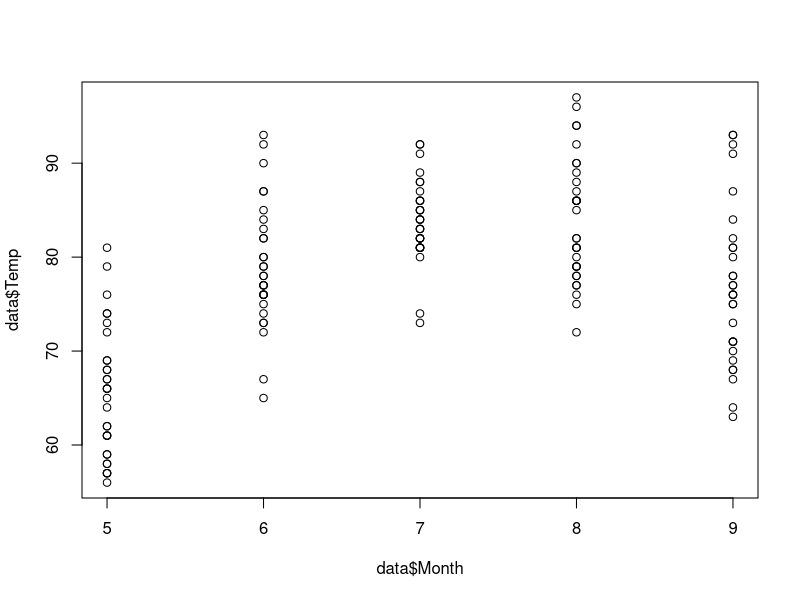
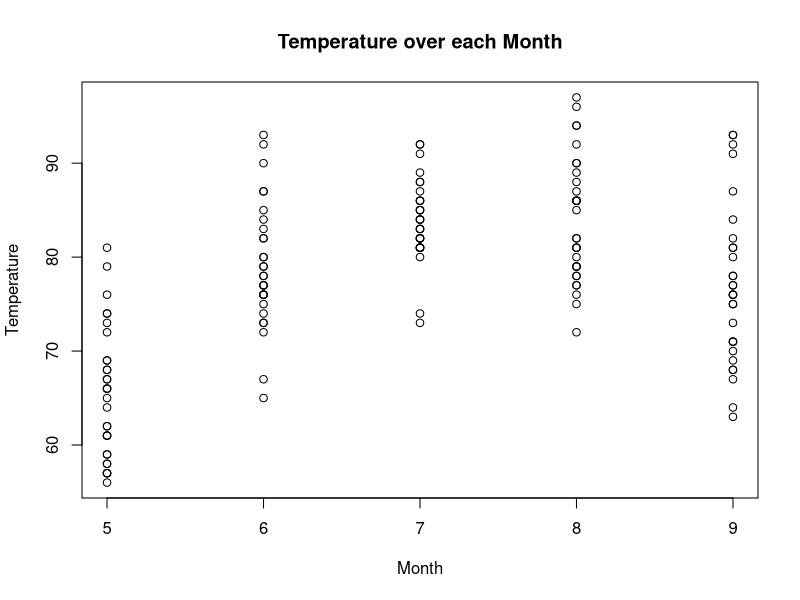
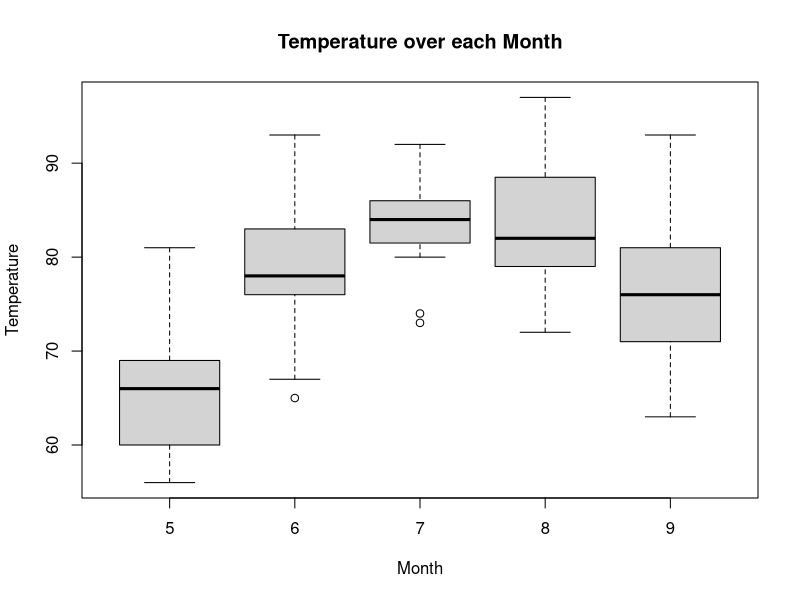
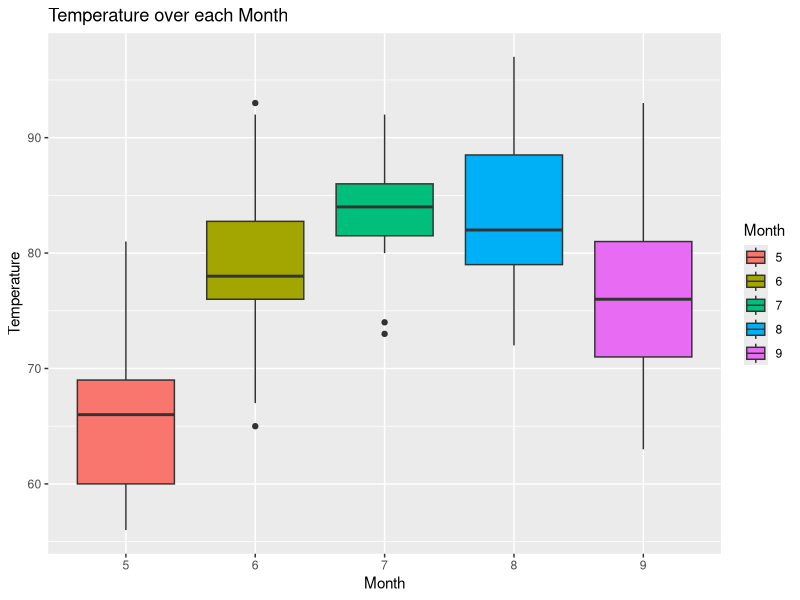

Write R code to recreate these figures, in order.
## ---- chunk 1
2+3
2-3
2*3
2^3
2/3
## ---- chunk 2

## ---- chunk 3
a <- 4
b <- 7
c <- 11
x <- 2+3 
y <- 2*3
z <- 2^3
## ---- chunk 4
runif(3, min=0, max=100) #Using a hashtag like this creates a comment that does not run as code but is useful as notes to explain what lines of code do. If you want only integers (no decimal points), use floor(runif(3, min=0, max=100))




## ---- chunk 5
x <- c(1,3,5,7,9,11) #When making a vector, type c(), and fill in the list within the parentheses. Separate numbers with commas.
y <- c(y,z) #Because the y variable we assigned was 6 and z was 8, the new y variable is (6,8)
## ---- chunk 6
floor(runif(6, min=0, max=100))

## ---- chunk 7
min(x) #minimum value in x
max(x) #maximum value in x
mean(x) #average value of x
length(x) #number of variables in x
sum(x) #sum of x
var(x) #variance of x
summary(x) #summary of x
## ---- chunk 8
data()
## ---- chunk 9
data(package = .packages(all.available = TRUE))
## ---- chunk 10
data <- airquality #This line calls the airquality set and gives it the name "data"
head(data) #This shows a preview of the dataset
## ---- chunk 11
Temp <- data$Temp #Assign variable name to a column in the dataset. To pull out a column, you can use the variable name you assigned the dataset followed by a dollar sign ($) and the name of the column you want.
summary(Temp) #Provides some information about the column, such as minimum value, maximum, mean, etc.
## ---- chunk 12

## ---- chunk 13
plot(data$Month,data$Temp)
## ---- chunk 14
plot(data$Month,data$Temp, xlab = "Month", ylab = "Temperature",main = "Temperature over each Month")
boxplot(Temp~Month, data=data, xlab = "Month", ylab = "Temperature",main = "Temperature over each Month") #Notice the input for a boxplot is dependent~independent variable
## ---- chunk 15

## ---- chunk 16
library(tidyverse)
library(ggplot2)
data$Month <- as.factor(data$Month) #To color code the months, group the data points that belong to each month first.
ggplot(data = data)+ #Specify data set
  aes(x = Month, y = Temp, fill = Month)+ #Your aesthetics. Identify your x and y axis as well as how you want to color code.
  geom_boxplot()+ #What type of figure/plot to create
  ylab("Temperature") + # x label
  xlab("Month") + # y label
  ggtitle("Temperature over each Month")
